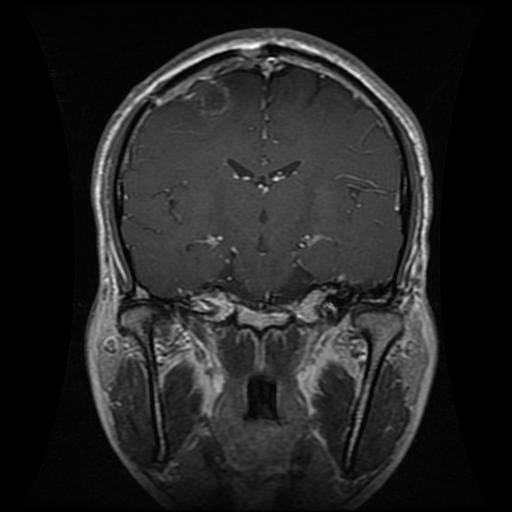
#> input picture Dataset/Training/glioma/Tr-gl_0117.jpg, 512 x 512 px, found by its file name; its folder holds 3 pictures in this run
$ jupyter execute --allow-errors Group_6_Oscar_MIRDataset_06022024.ipynb   (shell and % lines are left out)
#> lines starting #> are read from the running program, lines starting #| are printed output that depends on the picture; after the words box and inside, x2 and y2 are one past the last pixel; in counts of white or black regions, pixels touching at a corner belong together; pictures that were not available may be replaced by others from this repository, and a replacement may not be noted
<a href="https://colab.research.google.com/github/Kaleb-Huneau/GAN-Group6/blob/main/Group_6_Oscar_MIRDataset_06022024.ipynb" target="_parent"></a>

# New Section
# Run the code

[Kaggle](https://www.kaggle.com/datasets/masoudnickparvar/brain-tumor-mri-dataset/data)

Preprocessing: for the brain MRI dataset [Brain tumor MRI](https://github.com/masoudnick/Brain-Tumor-MRI-Classification/blob/main/Preprocessing.py)

[cell 1]
import numpy as np
from tqdm import tqdm
import cv2
import os
import imutils
from PIL import Image
import matplotlib.pyplot as plt

def make_directory(PATH):
#> further down, image is the input picture: shape (512, 512, 3); min 0, max 255, mean 35.8
	if not os.path.exists(PATH):
		os.mkdir(PATH)

def crop_img(img):
	"""
	Finds the extreme points on the image and crops the rectangular out of them
	"""
	gray = cv2.cvtColor(img, cv2.COLOR_RGB2GRAY)
	gray = cv2.GaussianBlur(gray, (3, 3), 0)

	# threshold the image, then perform a series of erosions +
	# dilations to remove any small regions of noise
	thresh = cv2.threshold(gray, 45, 255, cv2.THRESH_BINARY)[1]
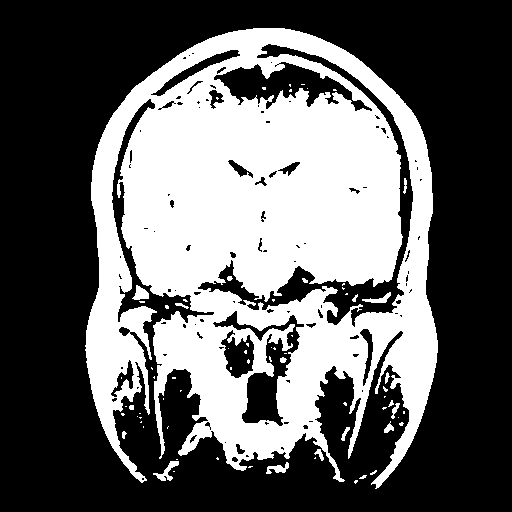
#> thresh: shape (512, 512); 38.9% white; 72 white regions (53 under 20 px), largest, box (x1, y1, x2, y2) and area: (85, 28, 438, 489) 100433, (153, 461, 179, 481) 184, (132, 285, 149, 300) 156
	thresh = cv2.erode(thresh, None, iterations=2)
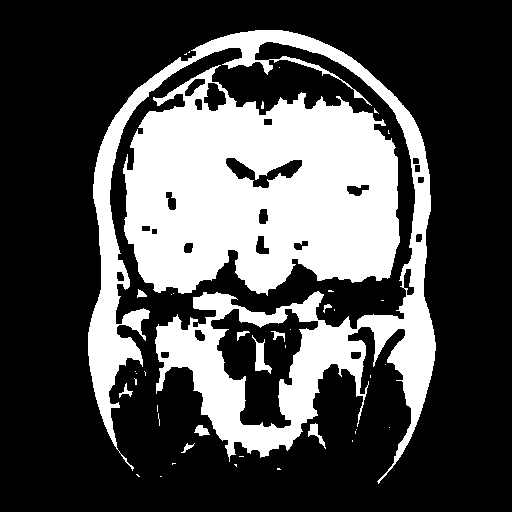
#> thresh: shape (512, 512); 30.1% white; 42 white regions (31 under 20 px), largest, box (x1, y1, x2, y2) and area: (123, 65, 400, 296) 44534, (88, 30, 436, 484) 33464, (252, 335, 272, 374) 293
	thresh = cv2.dilate(thresh, None, iterations=2)
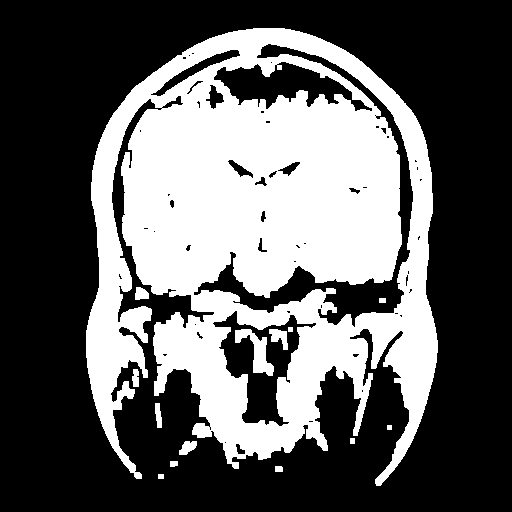
#> thresh: shape (512, 512); 37.3% white; 14 white regions

	# find contours in thresholded image, then grab the largest one
	cnts = cv2.findContours(thresh.copy(), cv2.RETR_EXTERNAL, cv2.CHAIN_APPROX_SIMPLE)
#> cnts = 10 contours, 1 with area under 20; largest, box (x1, y1, x2, y2) and area: (86, 28, 438, 486) 112220, (179, 441, 197, 455) 142, (135, 287, 149, 300) 121, (155, 403, 162, 428) 103, (132, 369, 139, 387) 83
	cnts = imutils.grab_contours(cnts)
	c = max(cnts, key=cv2.contourArea)
#> c = contour of 1405 points, box (x1, y1, x2, y2) (86, 28, 438, 486), area 112220

	# find the extreme points
	extLeft = tuple(c[c[:, :, 0].argmin()][0])
#> extLeft = (86, 330)
	extRight = tuple(c[c[:, :, 0].argmax()][0])
#> extRight = (437, 352)
	extTop = tuple(c[c[:, :, 1].argmin()][0])
#> extTop = (253, 28)
	extBot = tuple(c[c[:, :, 1].argmax()][0])
#> extBot = (376, 485)
	ADD_PIXELS = 0
	new_img = img[extTop[1]-ADD_PIXELS:extBot[1]+ADD_PIXELS, extLeft[0]-ADD_PIXELS:extRight[0]+ADD_PIXELS].copy()
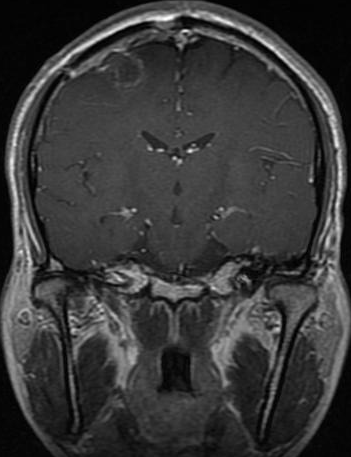
#> new_img: shape (457, 351, 3); min 0, max 255, mean 56.8
#> `new_img = cv2.resize(new_img, (IMG_SIZE, IMG_SIZE))`:
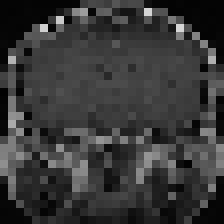
#> new_img: shape (28, 28, 3) (shown 8 times larger); min 2, max 214, mean 55.6

	return new_img


#> (the rest of this cell did not finish here and is left out)

Testing to see if alterations work

[cell 2]
#img2 = np.asarray(plt.imread("cleaned2/Testing/notumor/Tr-noTr_0003.jpg", format='jpg'))

'''
new_img = []
for i in range(28):
  for j in range(28):
    new_img.append(img[i][j][0])

new_img = img[:, :, 0]

new_img = np.array(new_img)
new_img = new_img.reshape(28,28,1)
plt.imshow(new_img, cmap='gray')
'''

#img2.shape

Justins code:

[cell 3]
import os
import time
import tensorflow as tf
#import tensorflow_probability as tfp
from tensorflow.keras.initializers import RandomNormal
from tensorflow.keras import Sequential
from tensorflow.keras.layers import Dense, BatchNormalization, \
    LeakyReLU, Conv2DTranspose, Conv2D, Dropout, \
        Flatten, Reshape, ReLU, Input, Concatenate
from tensorflow.keras import Model
from tensorflow.keras.optimizers import Adam
from tensorflow.keras.optimizers import SGD
from tensorflow.keras.layers import Activation
from tensorflow.python.data import Iterator
import numpy as np
import pandas as pd
import scipy as sp
import sys
import multiprocessing
import argparse
import matplotlib.pyplot as plt
#import stacked_mnist

os.environ['TF_CPP_MIN_LOG_LEVEL'] = '2'

#tfd = tfp.distributions

def make_directory(PATH):
    if not os.path.exists(PATH):
            os.mkdir(PATH)


class AlphaGAN(object):
    def __init__(self, opt):
        self.opt = opt
        self.batch_size = 1
        self.noise_dim = 28*28
        self.epsilon = 1e-8
        self.alpha_d = float(opt.alpha_d)
        self.alpha_g = float(opt.alpha_g)
        self.seed = opt.seed
        self.loss_type = opt.loss_type
        self.dataset = opt.dataset
        self.n_epochs = opt.n_epochs
        self.gp = opt.gp
        self.scores = np.zeros(self.n_epochs)
        self.num_images = opt.num_images
        self.gp_coef = opt.gp_coef
        if self.dataset != 'cifar10':
            self.num_images = 10
        self.d_opt = Adam(2e-4, beta_1 = 0.5)
        self.g_opt = Adam(2e-4, beta_1 = 0.5)
        if self.dataset == 'cifar10':
            self.noise_dim = 100
        self.l1 = opt.l1
        tf.random.set_seed(self.seed)
        np.random.seed(self.seed)


    # [76 lines left out: functions get_data, get_eval_metrics, clean_data, gen_loss_vanilla, not called in this run]

    def gen_loss_vanilla_l1(self):
        return tf.math.abs(self.gen_loss_vanilla() - (-tf.math.log(2.0)))


    # [304 lines left out: functions gen_loss_alpha, dis_loss_vanilla, dis_loss_alpha, build_generator, build_dq, build_gan and 5 more, not called in this run]

[cell 4]
#from keras.datasets import mnist
import gc
import argparse

class Option():
    """
    Empty class to hold the gan options
    """
    def __init__(self, gan_type, alpha, seed, c_type, n_epochs, dataset, loss_type, lambda_d, lambda_c, num_images, gp, gen_lr, dis_lr, q_lr, gp_coef, alpha_d, alpha_g, k, shifted, l1):
        self.gan_type = gan_type
        self.alpha = alpha
        self.seed = seed
        self.c_type = c_type
        self.n_epochs = n_epochs
        self.dataset = dataset
        self.loss_type = loss_type
        self.lambda_d = lambda_d
        self.lambda_c = lambda_c
        self.num_images = num_images
        self.gp = gp
        self.gen_lr = gen_lr
        self.dis_lr = dis_lr
        self.q_lr = q_lr
        self.gp_coef = gp_coef
        self.alpha_d = alpha_d
        self.alpha_g = alpha_g
        self.k = k
        self.shifted = shifted
        self.l1 = l1
        return
#set up options
opts = Option(gan_type='alpha', alpha=3.0, seed=42, c_type='discrete', n_epochs=100, dataset='mri', loss_type='vanilla', lambda_d=1.0, lambda_c=0.1, num_images= 300, gp=False, gen_lr=0.0002, dis_lr=0.0002, q_lr=0.0002, gp_coef=5.0, alpha_d=3.0, alpha_g=3.0, k=2.0, shifted=False, l1=False)

# Define an alphagan to test
#> (the rest of this cell did not finish here and is left out)

[cell 5]
import numpy as np
import matplotlib.pyplot as plt

filename = "/content/AlphaGAN/mri/alpha-d3.0-g3.0/v9/img/predictions1.npy"

# Load the numpy file
#> (the rest of this cell did not finish here and is left out)

[cell 6]
img = plt.imread("cleaned/Training/notumor/Tr-noTr_0000.jpg", format='jpg')

[cell 7]
img[0]
#> Out = 512 rows, first 8: [0, 0, 0], [0, 0, 0], [0, 0, 0], [0, 0, 0], [0, 0, 0], [0, 0, 0], [0, 0, 0], [0, 0, 0]
